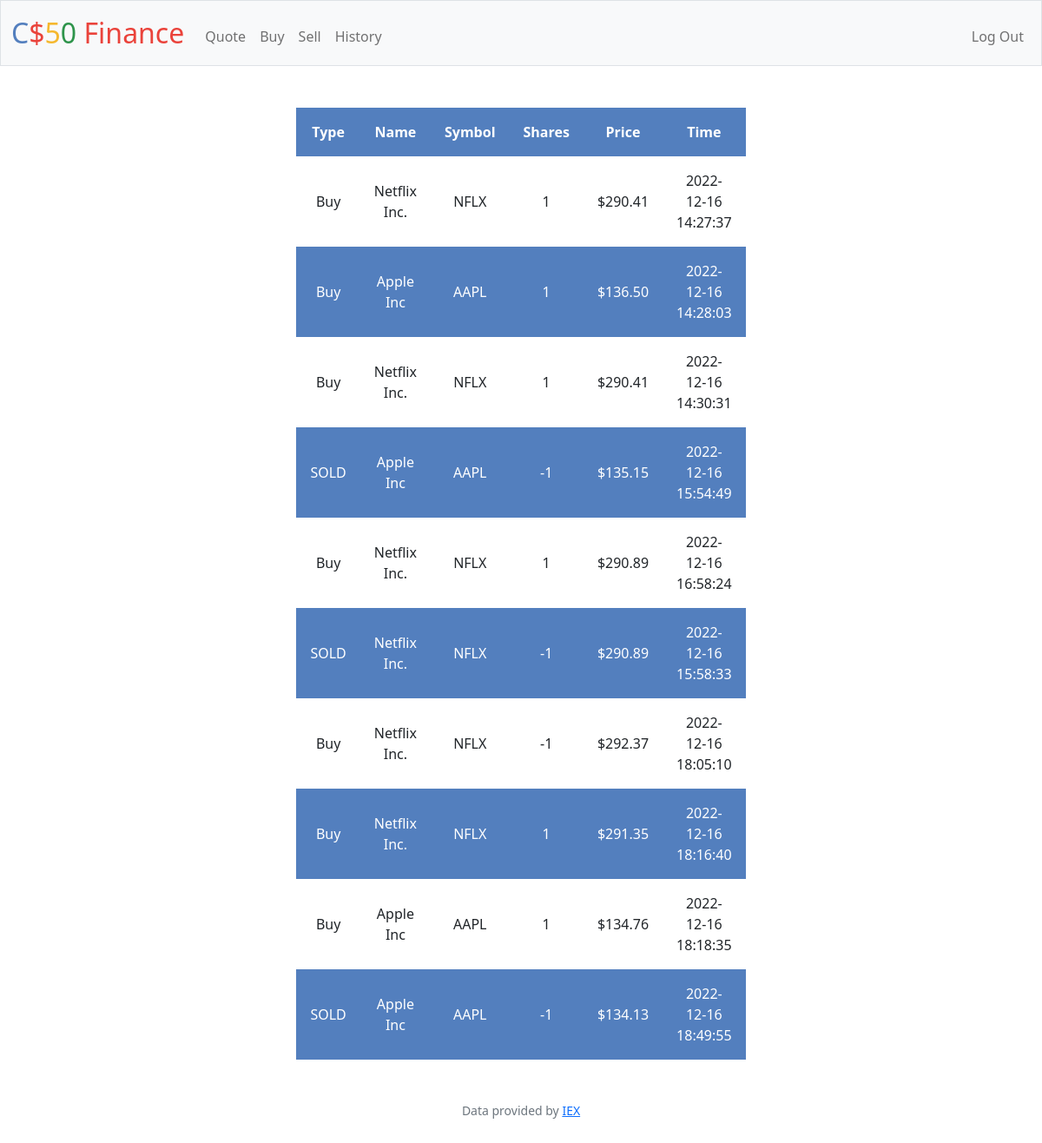
Screenshot of /history (signed in) with the database file from the repository.
### tables this page shows
CREATE TABLE history (
    id INTEGER PRIMARY KEY AUTOINCREMENT,
    user_id INTEGER NOT NULL,
    name TEXT NOT NULL,
    shares INTEGER NOT NULL,
    type TEXT NOT NULL,
    symbol TEXT NOT NULL,
    price NUMERIC NOT NULL,
    time TIMESTAMP DEFAULT CURRENT_TIMESTAMP,
    FOREIGN KEY(user_id) REFERENCES users(id)
);

### app.py (the view)
@app.route("/history")
@login_required
def history():
    user_id = session["user_id"]
    history_db = db.execute("SELECT type, name, symbol, shares, price, time FROM history WHERE user_id = ?", user_id)
    return render_template("history.html", history_db=history_db, usd=usd)

### app.py (called while the page is built)
@app.after_request
def after_request(response):
    response.headers["Cache-Control"] = "no-cache, no-store, must-revalidate"
    response.headers["Expires"] = 0
    response.headers["Pragma"] = "no-cache"
    return response

### helpers.py (called while the page is built)
def login_required(f):
    @wraps(f)
    def decorated_function(*args, **kwargs):
        if session.get("user_id") is None:
            return redirect("/login")
        return f(*args, **kwargs)
    return decorated_function

def usd(value):
    return f"${value:,.2f}"

### templates/history.html (shortened to what this page needs)
{% extends "layout.html" %}
{% block main %}
<table>
        <tr>
                <th>Type</th>
                <th>Name</th>
                <th>Symbol</th>
                <th>Shares</th>
                <th>Price</th>
                <th>Time</th>
        </tr>
        {% for i in history_db%}
        <tr>
                <td>{{ i["type"] }}</td>
                <td>{{ i["name"] }}</td>
                <td>{{ i["symbol"] }}</td>
                <td>{{ i["shares"] }}</td>
                <td>{{ usd(i["price"]) }}</td>
                <td>{{ i["time"] }}</td>
        </tr>
        {% endfor %}
</table>
{% endblock %}

### templates/layout.html (shortened to what this page needs)
<!DOCTYPE html>
<html lang="en">
    <head>
        <link href="https://cdn.jsdelivr.net/npm/bootstrap@5.1.3/dist/css/bootstrap.min.css" rel="stylesheet">
        <link href="/static/styles.css" rel="stylesheet">
    </head>
    <body>
        <nav class="bg-light border navbar navbar-expand-md navbar-light">
            <div class="container-fluid">
                <a class="navbar-brand" href="/"><span class="blue">C</span><span class="red">$</span><span class="yellow">5</span><span class="green">0</span> <span class="red">Finance</span></a>
                <div class="collapse navbar-collapse" id="navbar">
                    {% if session["user_id"] %}
                        <ul class="navbar-nav me-auto mt-2">
                            <li class="nav-item"><a class="nav-link" href="/quote">Quote</a></li>
                            <li class="nav-item"><a class="nav-link" href="/buy">Buy</a></li>
                            <li class="nav-item"><a class="nav-link" href="/sell">Sell</a></li>
                            <li class="nav-item"><a class="nav-link" href="/history">History</a></li>
                        </ul>
                        <ul class="navbar-nav ms-auto mt-2">
                            <li class="nav-item"><a class="nav-link" href="/logout">Log Out</a></li>
                        </ul>
                    {% else %}
                        <ul class="navbar-nav ms-auto mt-2">
                            <li class="nav-item"><a class="nav-link" href="/register">Register</a></li>
                            <li class="nav-item"><a class="nav-link" href="/login">Log In</a></li>
                        </ul>
                    {% endif %}
                </div>
            </div>
        </nav>
        <main class="container-fluid py-5 text-center">
            {% block main %}{% endblock %}
        </main>
        <footer class="mb-5 small text-center text-muted">
            Data provided by <a href="https://iexcloud.io/">IEX</a>
        </footer>
    </body>
</html>

### static/styles.css (style rules this page uses)
nav .navbar-brand { font-size: xx-large; }
nav .navbar-brand .blue { color: #537fbe; }
nav .navbar-brand .red { color: #ea433b; }
nav .navbar-brand .yellow { color: #f5b82e; }
nav .navbar-brand .green { color: #2e944b; }
table { width: 40%; margin-left: auto; margin-right: auto; padding-left: 15px; padding-right: 15px; text-align: center; }
table th, table td { text-align: center; padding: 1rem; vertical-align: middle; }
tbody tr:nth-of-type(odd) { background-color: #537fbe; color: white; }

### rows the page displays
history: type "Buy", name "Netflix Inc.", symbol "NFLX", shares "1", price "$290.41", time "2022-12-16 14:27:37"
history: type "Buy", name "Apple Inc", symbol "AAPL", shares "1", price "$136.50", time "2022-12-16 14:28:03"
history: type "Buy", name "Netflix Inc.", symbol "NFLX", shares "1", price "$290.41", time "2022-12-16 14:30:31"
history: type "SOLD", name "Apple Inc", symbol "AAPL", shares "-1", price "$135.15", time "2022-12-16 15:54:49"
history: type "Buy", name "Netflix Inc.", symbol "NFLX", shares "1", price "$290.89", time "2022-12-16 16:58:24"
history: type "SOLD", name "Netflix Inc.", symbol "NFLX", shares "-1", price "$290.89", time "2022-12-16 15:58:33"
history: type "Buy", name "Netflix Inc.", symbol "NFLX", shares "-1", price "$292.37", time "2022-12-16 18:05:10"
history: type "Buy", name "Netflix Inc.", symbol "NFLX", shares "1", price "$291.35", time "2022-12-16 18:16:40"
history: type "Buy", name "Apple Inc", symbol "AAPL", shares "1", price "$134.76", time "2022-12-16 18:18:35"
history: type "SOLD", name "Apple Inc", symbol "AAPL", shares "-1", price "$134.13", time "2022-12-16 18:49:55"
